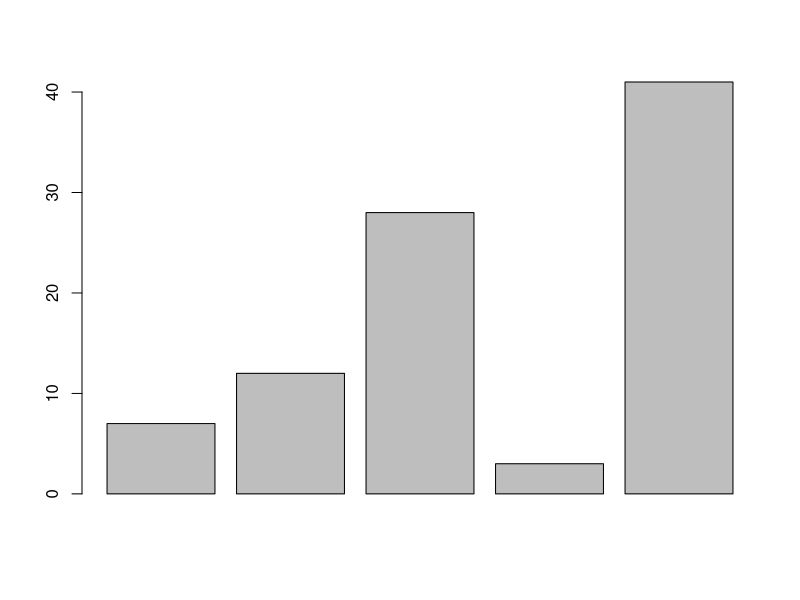
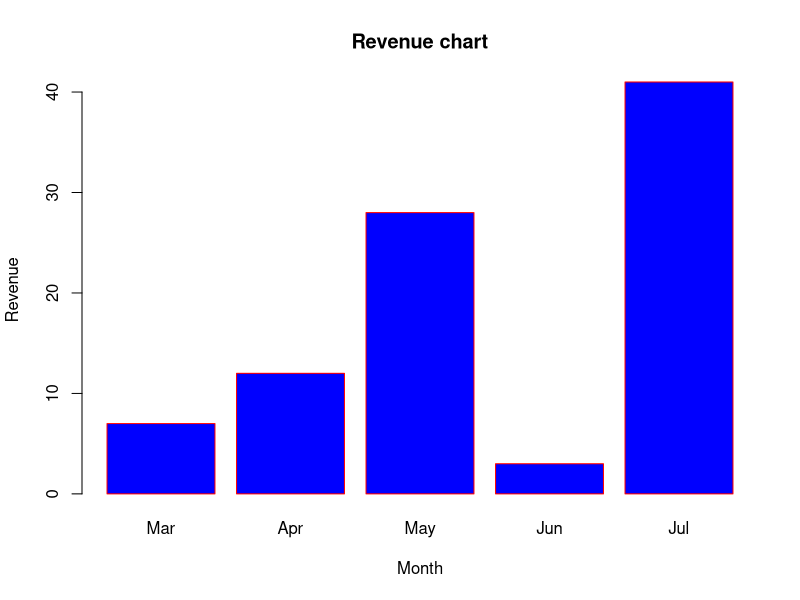
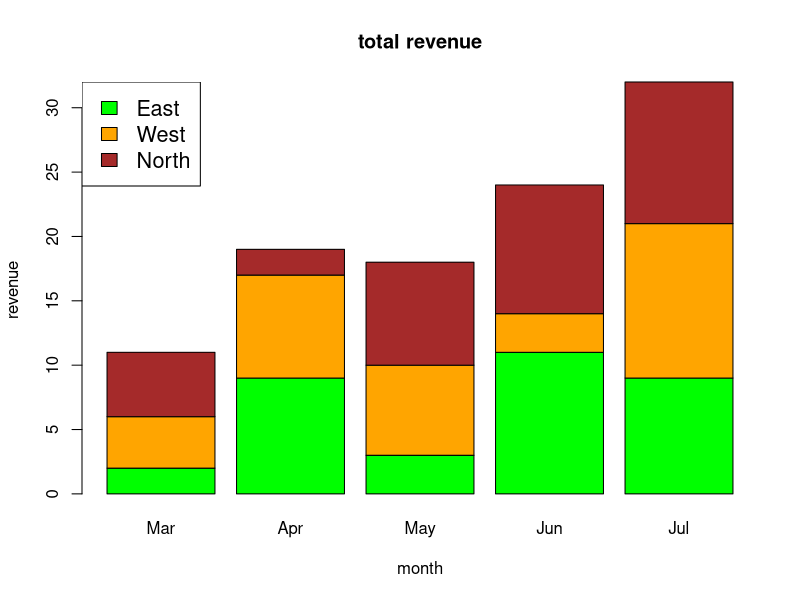

Generate these figures, in order, with R:
#plot
#barplot(H,xlab,ylab,main,names.arg,col)
#1
H <- c(7,12,28,3,41)
png(file="barchart.png")
barplot(H)
dev.off()
#
M <- c('Mar','Apr','May','Jun','Jul')
png(file="barchart1.png")
barplot(H,names.arg = M,xlab="Month",ylab="Revenue",col="blue",main="Revenue chart",border = "red")
dev.off()
#
colors <- c('green','orange','brown')
months <- c('Mar','Apr','May','Jun','Jul')
regions <- c('East','West','North')
Values <- matrix(c(2,9,3,11,9,4,8,7,3,12,5,2,8,10,11),nrow = 3,ncol=5,byrow = TRUE)
png(file="barchat2.png")
barplot(Values,main="total revenue",names.arg = months,xlab="month",ylab = "revenue",col=colors)
legend("topleft",regions,cex=1.3,fill=colors)
dev.off()